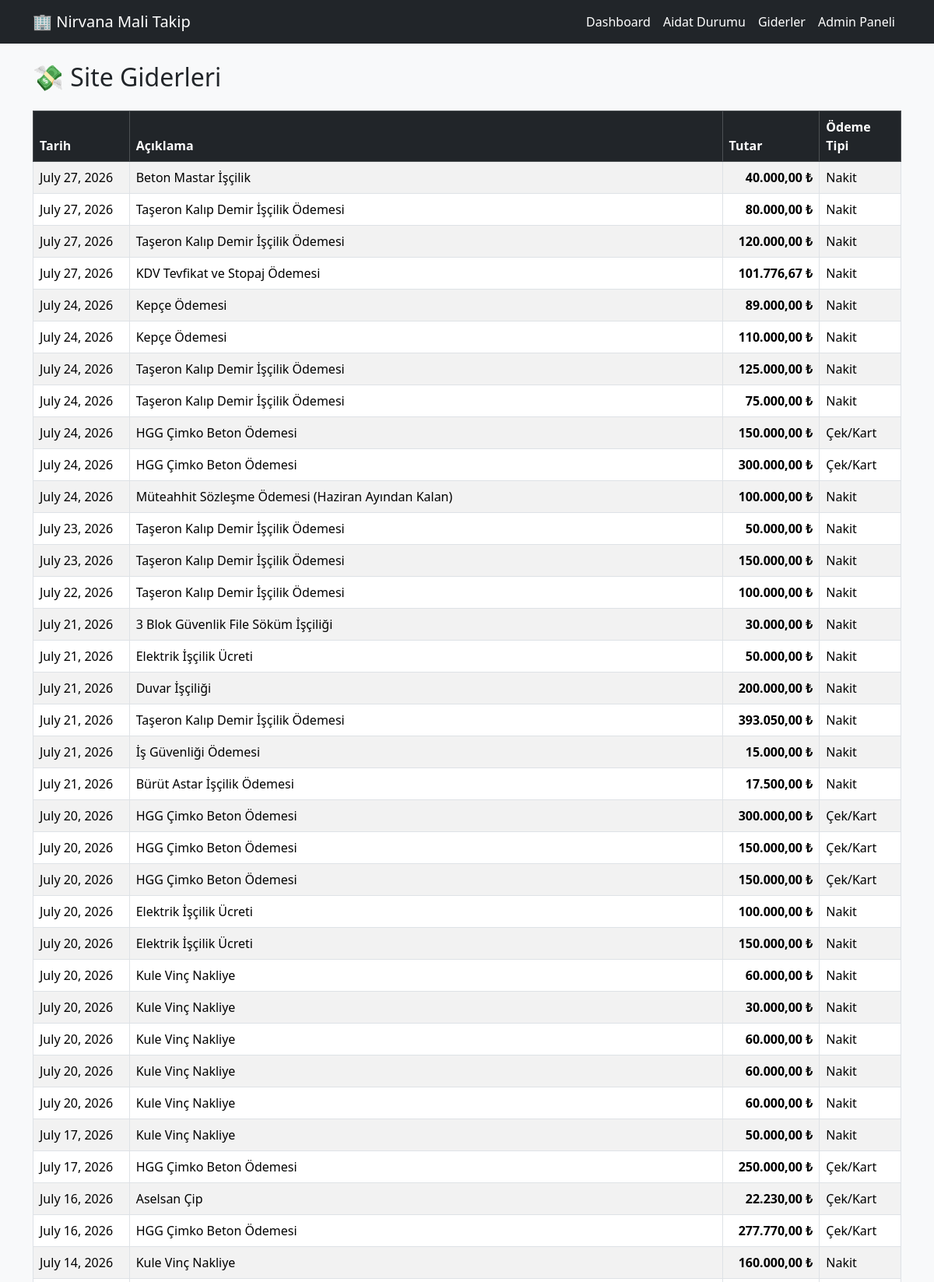
The app's page /giderler/ (upper part) with its own data.
### core/models.py (models this page shows, shortened)
class Gider(models.Model):
    ODEME_TIPLERI = [
        ("N", "Nakit"),
        ("D", "Çek/Kart"),
    ]
    aciklama = models.CharField(
        max_length=500
    )
    tutar = models.DecimalField(
        max_digits=12,
        decimal_places=2
    )
    odeme_tipi = models.CharField(
        max_length=1,
        choices=ODEME_TIPLERI
    )
    tarih = models.DateField(
        blank=True,
        null=True
    )
    created_at = models.DateTimeField(
        auto_now_add=True
    )
    class Meta:
        verbose_name = "Gider"
        verbose_name_plural = "Giderler"

### core/views.py (the view)
# urls.py: path("giderler/", giderler, name="giderler"),
def giderler(request):
    giderler = Gider.objects.order_by(
        "-tarih",
        "-id"
    )
    for gider in giderler:
        gider.tutar_fmt = (
             f"{gider.tutar:,.2f}"
                .replace(",", "X")
                .replace(".", ",")
                .replace("X", ".")
)
    return render(
        request,
        "core/giderler.html",
        {
            "giderler": giderler
        }
    )

### core/templates/core/giderler.html
{% extends "core/base.html" %}
{% block content %}
<h2 class="mb-4">
    💸 Site Giderleri
</h2>
<table class="table table-striped table-bordered">
    <thead class="table-dark">
        <tr>
            <th>Tarih</th>
            <th>Açıklama</th>
            <th>Tutar</th>
            <th>Ödeme Tipi</th>
        </tr>
    </thead>
    <tbody>
    {% for gider in giderler %}
        <tr>
            <td>
                {{ gider.tarih }}
            </td>
            <td>
                {{ gider.aciklama }}
            </td>
            <td class="text-end fw-bold">
    {{ gider.tutar_fmt }} ₺
	    </td>
            <td>
                {{ gider.get_odeme_tipi_display }}
            </td>
        </tr>
    {% endfor %}
    </tbody>
</table>
{% endblock %}

### records on screen
Gider: tarih "July 27, 2026", aciklama "Beton Mastar İşçilik", tutar_fmt "40.000,00", odeme_tipi "Nakit"
Gider: tarih "July 27, 2026", aciklama "Taşeron Kalıp Demir İşçilik Ödemesi", tutar_fmt "80.000,00", odeme_tipi "Nakit"
Gider: tarih "July 27, 2026", aciklama "Taşeron Kalıp Demir İşçilik Ödemesi", tutar_fmt "120.000,00", odeme_tipi "Nakit"
Gider: tarih "July 27, 2026", aciklama "KDV Tevfikat ve Stopaj Ödemesi", tutar_fmt "101.776,67", odeme_tipi "Nakit"
Gider: tarih "July 24, 2026", aciklama "Kepçe Ödemesi", tutar_fmt "89.000,00", odeme_tipi "Nakit"
Gider: tarih "July 24, 2026", aciklama "Kepçe Ödemesi", tutar_fmt "110.000,00", odeme_tipi "Nakit"
Gider: tarih "July 24, 2026", aciklama "Taşeron Kalıp Demir İşçilik Ödemesi", tutar_fmt "125.000,00", odeme_tipi "Nakit"
Gider: tarih "July 24, 2026", aciklama "Taşeron Kalıp Demir İşçilik Ödemesi", tutar_fmt "75.000,00", odeme_tipi "Nakit"
Gider: tarih "July 24, 2026", aciklama "HGG Çimko Beton Ödemesi", tutar_fmt "150.000,00", odeme_tipi "Çek/Kart"
Gider: tarih "July 24, 2026", aciklama "HGG Çimko Beton Ödemesi", tutar_fmt "300.000,00", odeme_tipi "Çek/Kart"
Gider: tarih "July 24, 2026", aciklama "Müteahhit Sözleşme Ödemesi (Haziran Ayından Kalan)", tutar_fmt "100.000,00", odeme_tipi "Nakit"
Gider: tarih "July 23, 2026", aciklama "Taşeron Kalıp Demir İşçilik Ödemesi", tutar_fmt "50.000,00", odeme_tipi "Nakit"
Gider: tarih "July 23, 2026", aciklama "Taşeron Kalıp Demir İşçilik Ödemesi", tutar_fmt "150.000,00", odeme_tipi "Nakit"
Gider: tarih "July 22, 2026", aciklama "Taşeron Kalıp Demir İşçilik Ödemesi", tutar_fmt "100.000,00", odeme_tipi "Nakit"
Gider: tarih "July 21, 2026", aciklama "3 Blok Güvenlik File Söküm İşçiliği", tutar_fmt "30.000,00", odeme_tipi "Nakit"
Gider: tarih "July 21, 2026", aciklama "Elektrik İşçilik Ücreti", tutar_fmt "50.000,00", odeme_tipi "Nakit"
Gider: tarih "July 21, 2026", aciklama "Duvar İşçiliği", tutar_fmt "200.000,00", odeme_tipi "Nakit"
Gider: tarih "July 21, 2026", aciklama "Taşeron Kalıp Demir İşçilik Ödemesi", tutar_fmt "393.050,00", odeme_tipi "Nakit"
Gider: tarih "July 21, 2026", aciklama "İş Güvenliği Ödemesi", tutar_fmt "15.000,00", odeme_tipi "Nakit"
Gider: tarih "July 21, 2026", aciklama "Bürüt Astar İşçilik Ödemesi", tutar_fmt "17.500,00", odeme_tipi "Nakit"
Gider: tarih "July 20, 2026", aciklama "HGG Çimko Beton Ödemesi", tutar_fmt "300.000,00", odeme_tipi "Çek/Kart"
Gider: tarih "July 20, 2026", aciklama "HGG Çimko Beton Ödemesi", tutar_fmt "150.000,00", odeme_tipi "Çek/Kart"
Gider: tarih "July 20, 2026", aciklama "HGG Çimko Beton Ödemesi", tutar_fmt "150.000,00", odeme_tipi "Çek/Kart"
Gider: tarih "July 20, 2026", aciklama "Elektrik İşçilik Ücreti", tutar_fmt "100.000,00", odeme_tipi "Nakit"
Gider: tarih "July 20, 2026", aciklama "Elektrik İşçilik Ücreti", tutar_fmt "150.000,00", odeme_tipi "Nakit"
Gider: tarih "July 20, 2026", aciklama "Kule Vinç Nakliye", tutar_fmt "60.000,00", odeme_tipi "Nakit"
Gider: tarih "July 20, 2026", aciklama "Kule Vinç Nakliye", tutar_fmt "30.000,00", odeme_tipi "Nakit"
Gider: tarih "July 20, 2026", aciklama "Kule Vinç Nakliye", tutar_fmt "60.000,00", odeme_tipi "Nakit"
Gider: tarih "July 20, 2026", aciklama "Kule Vinç Nakliye", tutar_fmt "60.000,00", odeme_tipi "Nakit"
Gider: tarih "July 20, 2026", aciklama "Kule Vinç Nakliye", tutar_fmt "60.000,00", odeme_tipi "Nakit"
Gider: tarih "July 17, 2026", aciklama "Kule Vinç Nakliye", tutar_fmt "50.000,00", odeme_tipi "Nakit"
Gider: tarih "July 17, 2026", aciklama "HGG Çimko Beton Ödemesi", tutar_fmt "250.000,00", odeme_tipi "Çek/Kart"
Gider: tarih "July 16, 2026", aciklama "Aselsan Çip", tutar_fmt "22.230,00", odeme_tipi "Çek/Kart"
Gider: tarih "July 16, 2026", aciklama "HGG Çimko Beton Ödemesi", tutar_fmt "277.770,00", odeme_tipi "Çek/Kart"
Gider: tarih "July 14, 2026", aciklama "Kule Vinç Nakliye", tutar_fmt "160.000,00", odeme_tipi "Nakit"
